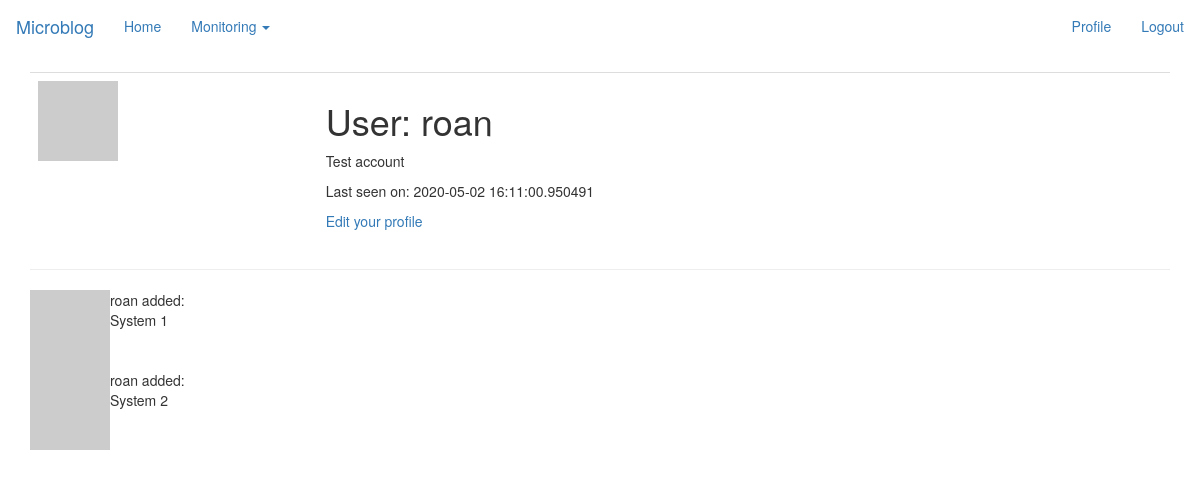
The page /user/roan (signed in) on the database as committed earlier.
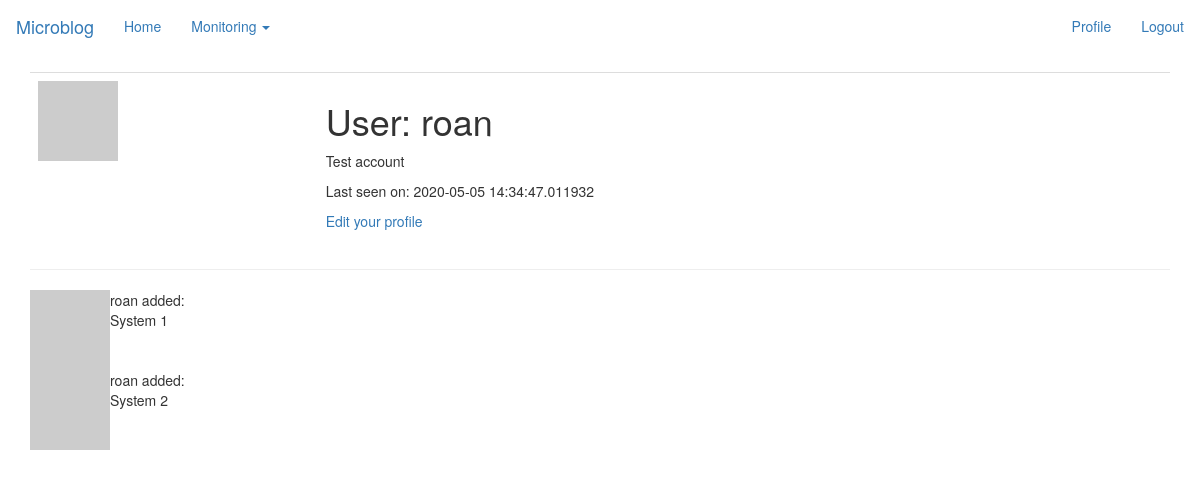
The same page on the database as committed later.
### app/models.py (models this page shows, shortened)
class User(UserMixin, db.Model):
    id = db.Column(db.Integer, primary_key=True)
    username = db.Column(db.String(64), index=True, unique=True)
    email = db.Column(db.String(120), index=True, unique=True)
    password_hash = db.Column(db.String(128))
    posts = db.relationship('Post', backref='author', lazy='dynamic')
    about_me = db.Column(db.String(140))
    last_seen = db.Column(db.DateTime, default=datetime.utcnow)
    def avatar(self, size):
        digest = md5(self.email.lower().encode('utf-8')).hexdigest()
        return 'https://www.gravatar.com/avatar/{}?d=identicon&s={}'.format(
            digest, size)

### app/routes.py (the view)
@app.route('/user/<username>')
@login_required
def user(username):
    user = User.query.filter_by(username=username).first_or_404()
    posts = [
        {'author': user, 'body': 'System 1'},
        {'author': user, 'body': 'System 2'}
    ]
    return render_template('user.html', user=user, posts=posts)

### app/models.py (called while the page is built)
@login.user_loader
def load_user(id):
    return User.query.get(int(id))

### app/routes.py (called while the page is built)
@app.before_request
def before_request():
    if current_user.is_authenticated:
        current_user.last_seen = datetime.utcnow()
        db.session.commit()

### app/templates/user.html
{% extends "base.html" %}
{% block app_content %}
    <table class="table table-hover">
        <tr valign="top">
            <td><img src="{{ user.avatar(128) }}"></td>
            <td>
                <h1>User: {{ user.username }}</h1>
                {% if user.about_me %}<p>{{ user.about_me }}</p>{% endif %}
                {% if user.last_seen %}<p>Last seen on: {{ user.last_seen }}</p>{% endif %}
                {% if user == current_user %}
                <p><a href="{{ url_for('edit_profile') }}">Edit your profile</a></p>
                {% endif %}
            </td>
        </tr>
    </table>
    <hr>
    {% for post in posts %}
        {% include '_post.html' %}
    {% endfor %}
{% endblock %}

### app/templates/base.html (shortened to what this page needs)
{% extends 'bootstrap/base.html' %}
{% block navbar %}
<nav class="navbar navbar-dark bg-dark">
    <a class="navbar-brand" href="{{ url_for('index') }}">Microblog</a>
    <div class="collapse navbar-collapse" id="bs-example-navbar-collapse-1">
        <ul class="nav navbar-nav">
            <li><a href="{{ url_for('index') }}">Home</a></li>
            <li class="nav-item oo-roboto-override dropdown">
                <a class="nav-link dropdown-toggle" data-toggle="dropdown" role="button" aria-haspopup="true" aria-expanded="false" href="{{ url_for('index') }}">
                    Monitoring
                    <span class="caret"></span>
                </a>
            </li>
        </ul>
        <ul class="nav navbar-nav navbar-right">
            {% if current_user.is_anonymous %}
            <li><a href="{{ url_for('login') }}">Login</a></li>
            {% else %}
            <li><a href="{{ url_for('user', username=current_user.username) }}">Profile</a></li>
            <li><a href="{{ url_for('logout') }}">Logout</a></li>
            {% endif %}
        </ul>
    </div>
</nav>
{% endblock %}
{% block content %}
<div class="container">
    {% block app_content %}{% endblock %}
</div>
{% endblock %}

### app/templates/_post.html
<table>
      <tr valign="top">
          <td><img src="{{ post.author.avatar(36) }}"></td>
          <td>{{ post.author.username }} added:<br>{{ post.body }}</td>
      </tr>
  </table>

Rows that differ between the two databases and show on the page:
changed User "roan": last_seen "2020-05-02 16:11:00.950491" → "2020-05-05 14:34:47.011932"
